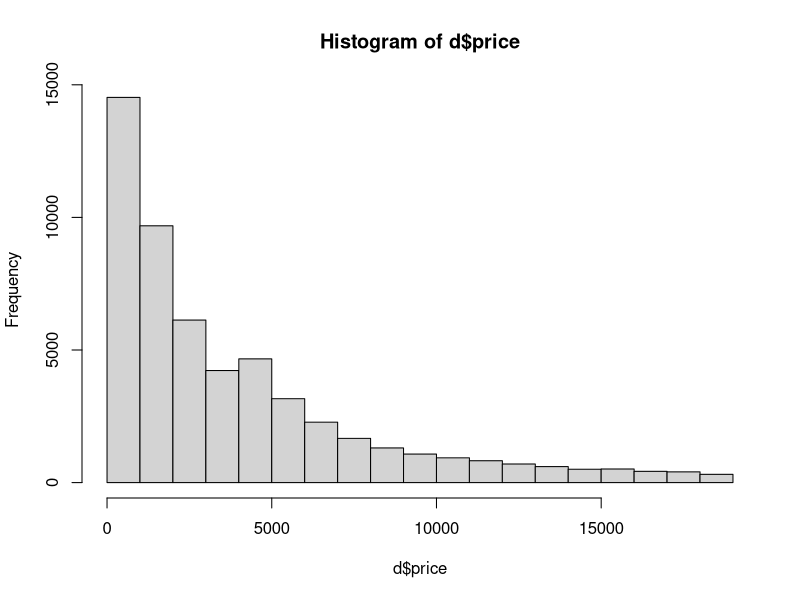
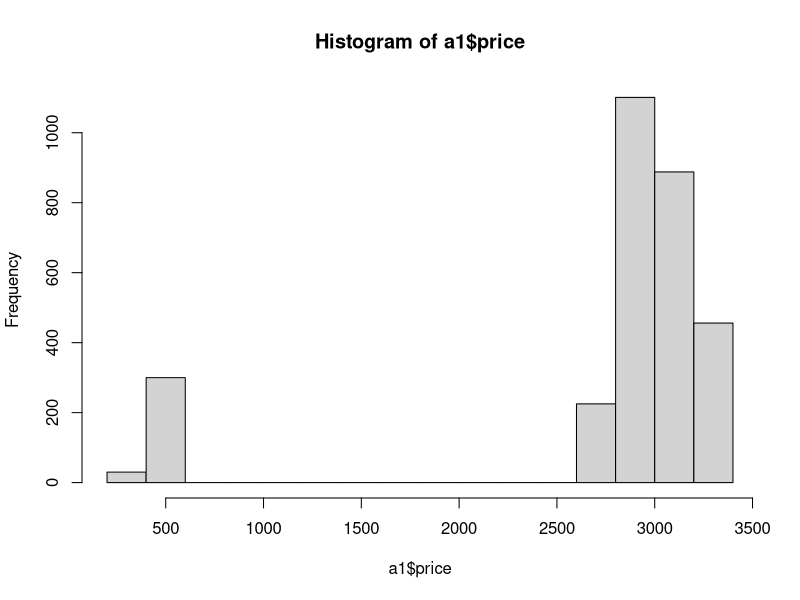
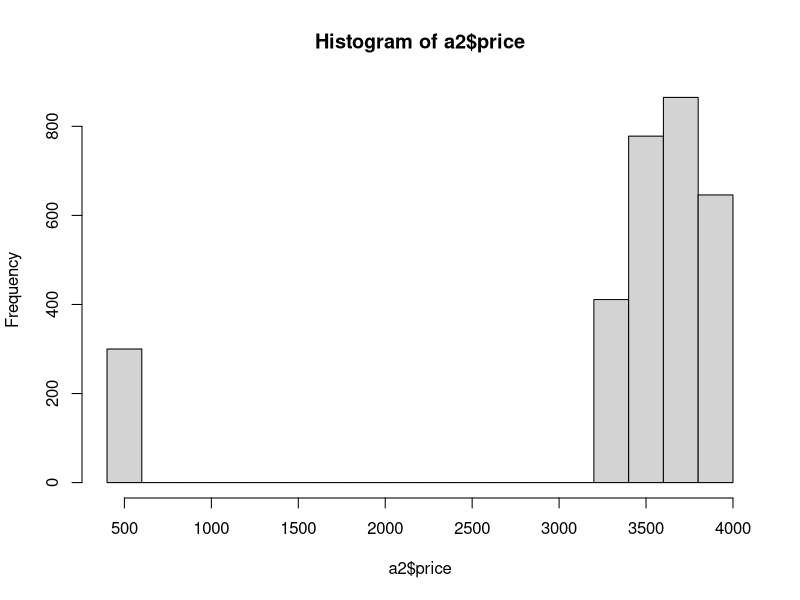
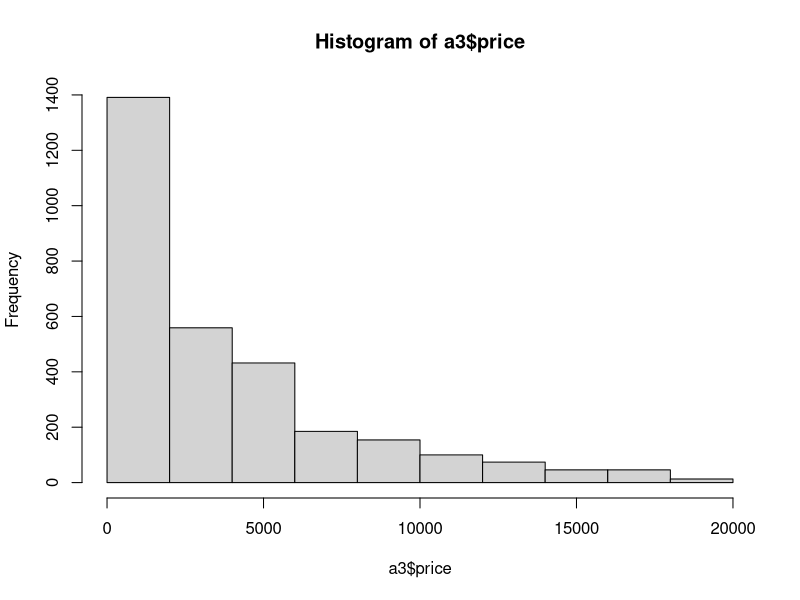
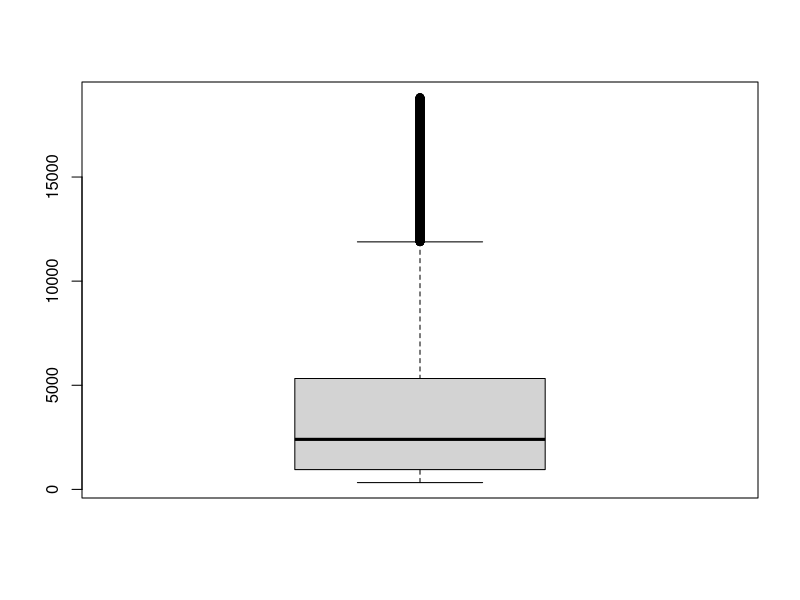
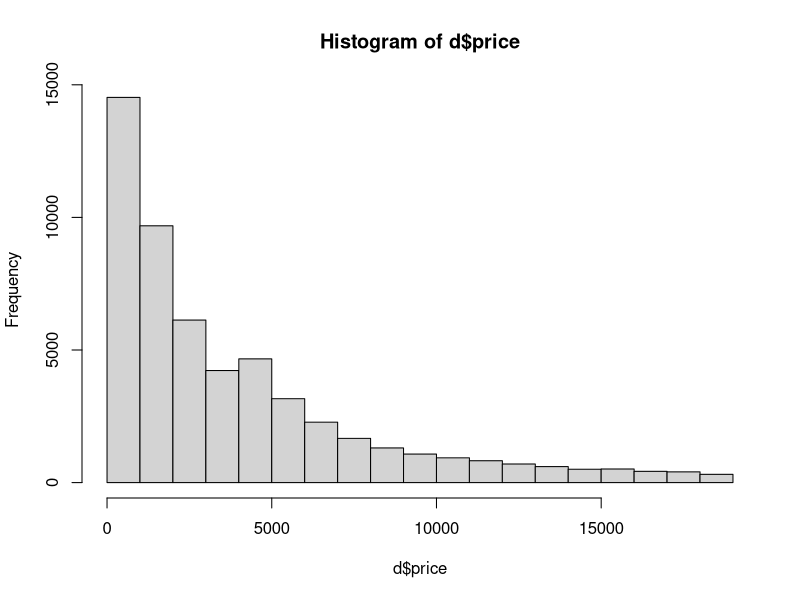
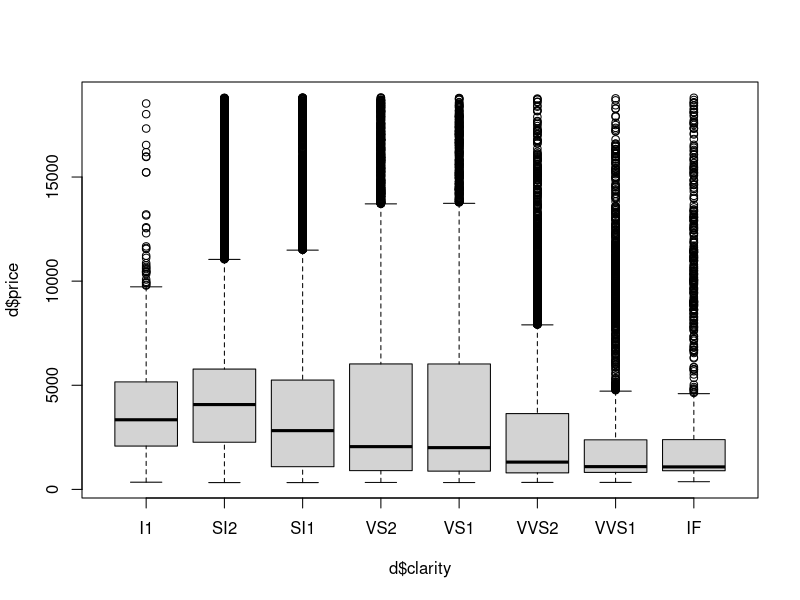
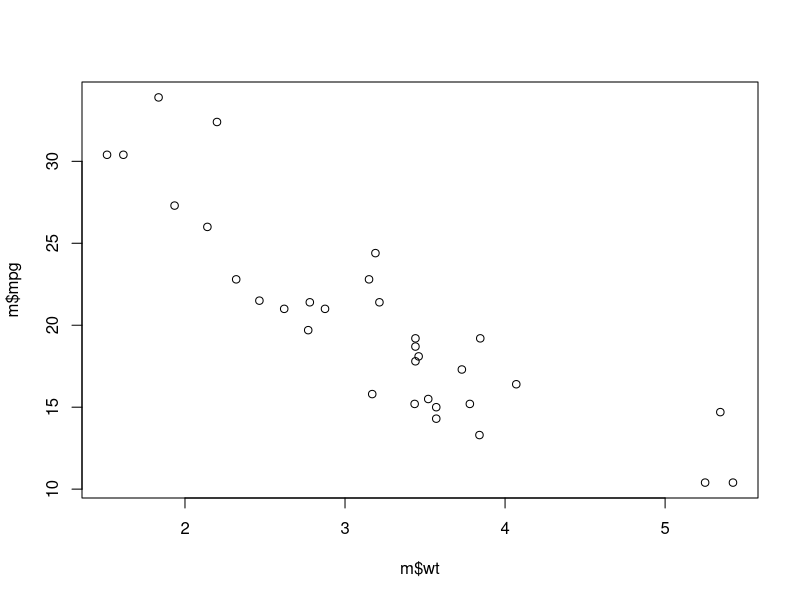

Source code (R) for these figures, in order:
# Aula 2 - Estatística Descritiva
install.packages("ggplot2")
library(ggplot2)
d <- diamonds
# Média (aritmética)
mean(d$price)
# Mediana
median(d$price)
# Desvio Padrão
sd(d$price)
# Histograma
hist(d$price)

# Geração de Amostras
a1 <- d[1:3000,]
mean(a1$price)
median(a1$price)
sd(a1$price)
hist(a1$price)

a2 <- d[3001:6000,]
mean(a2$price)
median(a2$price)
sd(a2$price)
hist(a2$price)

# Geração de amostra aleatória
sample(3)
# Reproduzir uma amostra aleatória a partir de uma "semente"
set.seed(33)
sample(3)

# Geração da amostra aleatória de 3K, obtida a partir da pop
set.seed(33)
va <- sample(nrow(d))
a3 <- d[va[1:3000],]
mean(a3$price)
median(a3$price)
sd(a3$price)
hist(a3$price)

# Estatísticas descritivas de um dataframe
summary(d)
summary(a3)

# Box plot
boxplot(d$price)
hist(d$price)
boxplot(d$price~d$clarity)

# Gráfico de dispersão
m <- mtcars
# Primeiras 6 linhas de um dataframe
head(m)
# Últimas 6 linhas de um dataframe
tail(m)
# VisualizaçAo em formato de tabela
View(tail(m))
# Gráfico de dispersão
plot(m$mpg~m$wt)
# Coeficiente de correlação linear
# Valores possíveis: -1 e 1
cor(m$mpg,m$wt)
# Matriz de correlação
cor(m)
